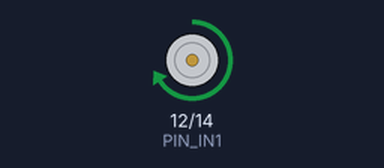
Recording of a sketch running on a simulated ESP32. Parts: motor-driver pin pairs drawn as motors (green arrow = first pin HIGH = forward, orange = second pin HIGH = backward, longer = more drive, scaled by the enable pin).

Above: at 1.5 s.
At 3.3 s:
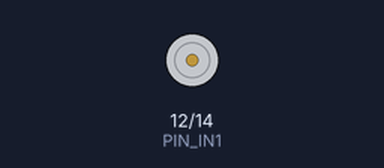
At 5.1 s:
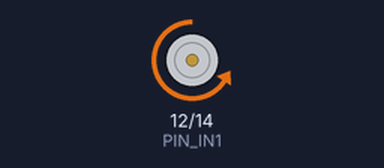
Timing chart, 0 to 9.4 s (numbered marks = the images above):
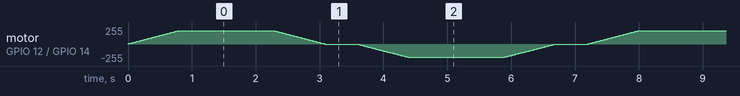

The sketch:

motor_speed.ino
```cpp
const int PIN_EN = 13, PIN_IN1 = 12, PIN_IN2 = 14;

void motor_set(int speed) {                  // -255 ~ +255, 부호 = 방향
    if (speed > 255) speed = 255;
    if (speed < -255) speed = -255;
    digitalWrite(PIN_IN1, speed > 0);
    digitalWrite(PIN_IN2, speed < 0);
    ledcWrite(PIN_EN, abs(speed));
}

void ramp_to(int *cur, int target) {         // 한 번에 조금씩
    while (*cur != target) {
        *cur += (target > *cur) ? 5 : -5;
        if (abs(target - *cur) < 5) *cur = target;
        motor_set(*cur);
        delay(20);
    }
}

void setup() {
    Serial.begin(115200);
    pinMode(PIN_IN1, OUTPUT); pinMode(PIN_IN2, OUTPUT);
    ledcAttach(PIN_EN, 20000, 8);            // 20kHz — 귀에 거슬리는 소리가 안 들린다
}

void loop() {
    static int speed = 0;
    ramp_to(&speed, 200);  delay(1500);
    ramp_to(&speed, 0);    delay(500);
    ramp_to(&speed, -200); delay(1500);
    ramp_to(&speed, 0);    delay(500);
}
```
